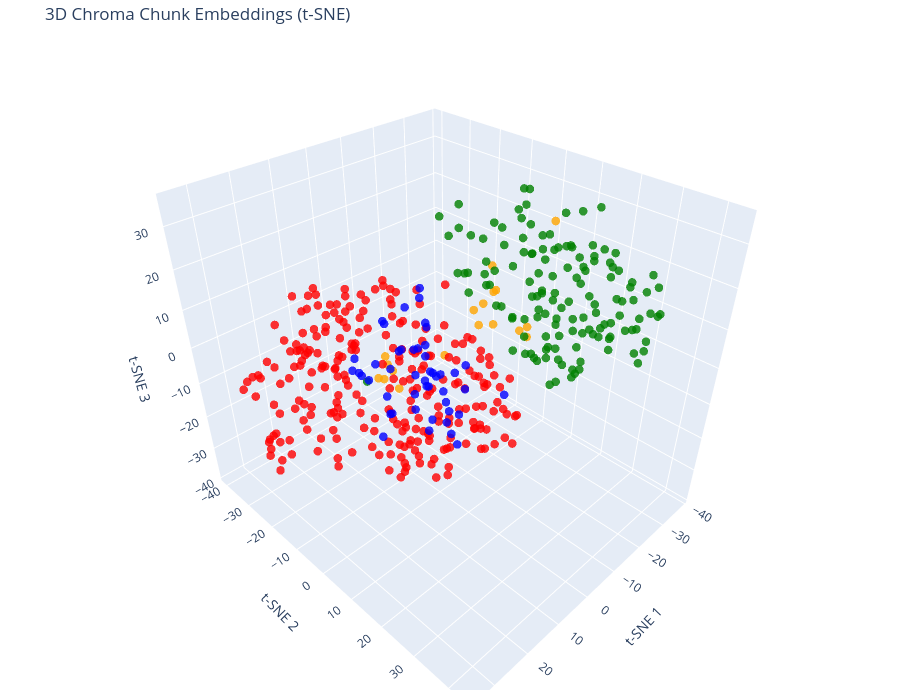

The cell this chart's notebook holds for it:
### Code cell
# Fit a separate projection rather than treating 2D coordinates as 3D data.
reduced_vectors_3d = project_vectors(vectors, n_components=3)
fig_3d = go.Figure(data=[go.Scatter3d(
    x=reduced_vectors_3d[:, 0],
    y=reduced_vectors_3d[:, 1],
    z=reduced_vectors_3d[:, 2],
    mode="markers",
    marker=dict(size=5, color=colors, opacity=0.8),
    text=hover_text,
    hoverinfo="text",
)])
fig_3d.update_layout(
    title="3D Chroma Chunk Embeddings (t-SNE)",
    scene=dict(xaxis_title="t-SNE 1", yaxis_title="t-SNE 2", zaxis_title="t-SNE 3"),
    width=900,
    height=700,
    margin=dict(r=10, b=10, l=10, t=40),
)
fig_3d.show()

### Figure 1 — Plotly figure (JSON) as saved in the notebook; plotly's stock layout.template omitted (floating-point values rounded to 4 significant figures; data arrays with more than 128 entries replaced by an {"elided": "..."} marker saying what was removed)
{"data": [{"hoverinfo": "text", "marker": {"color": {"elided": "449 str values"}, "opacity": 0.8, "size": 5}, "mode": "markers", "text": {"elided": "449 str values"}, "type": "scatter3d", "x": {"elided": "449 float values"}, "y": {"elided": "449 float values"}, "z": {"elided": "449 float values"}}], "layout": {"height": 700, "margin": {"b": 10, "l": 10, "r": 10, "t": 40}, "scene": {"xaxis": {"title": {"text": "t-SNE 1"}}, "yaxis": {"title": {"text": "t-SNE 2"}}, "zaxis": {"title": {"text": "t-SNE 3"}}}, "title": {"text": "3D Chroma Chunk Embeddings (t-SNE)"}, "width": 900}}
